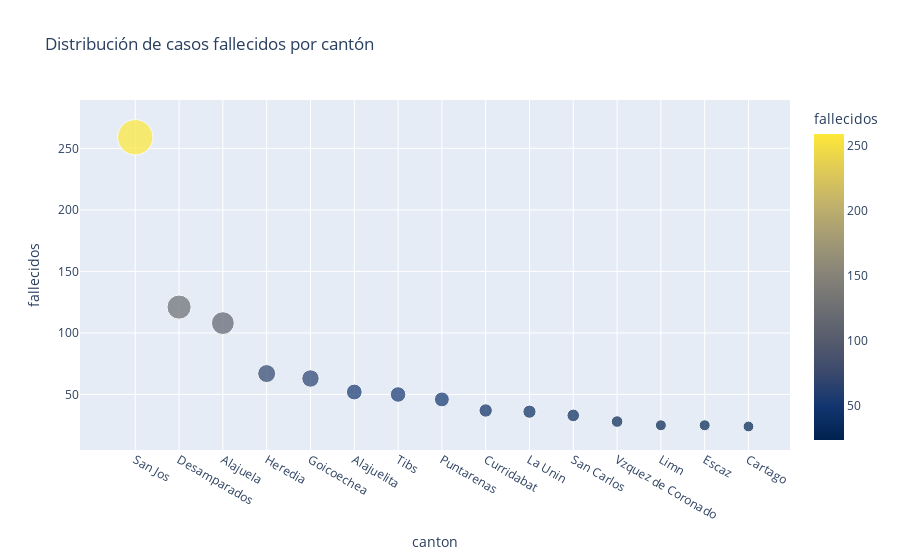

The code cell stored with this chart in its notebook:
### Code cell
ultima_fecha_ordenado_df = ultima_fecha_df.sort_values("fallecidos", ascending=False)

fig = px.scatter(ultima_fecha_ordenado_df.head(15),
                 x="canton", y="fallecidos", 
                 size="fallecidos", 
                 color_continuous_scale='cividis',
                 color="fallecidos", #indica el pop up
                 hover_name="canton", 
                 size_max=25,
                 title='Distribución de casos fallecidos por cantón')

fig.show()

### Figure 1 — Plotly figure (JSON) as saved in the notebook; plotly's stock layout.template omitted (floating-point values rounded to 4 significant figures)
{"data": [{"hovertemplate": "<b>%{hovertext}</b><br><br>canton=%{x}<br>fallecidos=%{marker.color}<extra></extra>", "hovertext": ["San Jos", "Desamparados", "Alajuela", "Heredia", "Goicoechea", "Alajuelita", "Tibs", "Puntarenas", "Curridabat", "La Unin", "San Carlos", "Vzquez de Coronado", "Limn", "Escaz", "Cartago"], "legendgroup": "", "marker": {"color": [259, 121, 108, 67, 63, 52, 50, 46, 37, 36, 33, 28, 25, 25, 24], "coloraxis": "coloraxis", "size": [259, 121, 108, 67, 63, 52, 50, 46, 37, 36, 33, 28, 25, 25, 24], "sizemode": "area", "sizeref": 0.4144, "symbol": "circle"}, "mode": "markers", "name": "", "orientation": "v", "showlegend": false, "type": "scatter", "x": ["San Jos", "Desamparados", "Alajuela", "Heredia", "Goicoechea", "Alajuelita", "Tibs", "Puntarenas", "Curridabat", "La Unin", "San Carlos", "Vzquez de Coronado", "Limn", "Escaz", "Cartago"], "xaxis": "x", "y": [259, 121, 108, 67, 63, 52, 50, 46, 37, 36, 33, 28, 25, 25, 24], "yaxis": "y"}], "layout": {"coloraxis": {"colorbar": {"title": {"text": "fallecidos"}}, "colorscale": [[0, "#00224e"], [0.1111, "#123570"], [0.2222, "#3b496c"], [0.3333, "#575d6d"], [0.4444, "#707173"], [0.5556, "#8a8678"], [0.6667, "#a59c74"], [0.7778, "#c3b369"], [0.8889, "#e1cc55"], [1, "#fee838"]]}, "legend": {"itemsizing": "constant", "tracegroupgap": 0}, "title": {"text": "Distribución de casos fallecidos por cantón"}, "xaxis": {"anchor": "y", "domain": [0, 1], "title": {"text": "canton"}}, "yaxis": {"anchor": "x", "domain": [0, 1], "title": {"text": "fallecidos"}}}}
